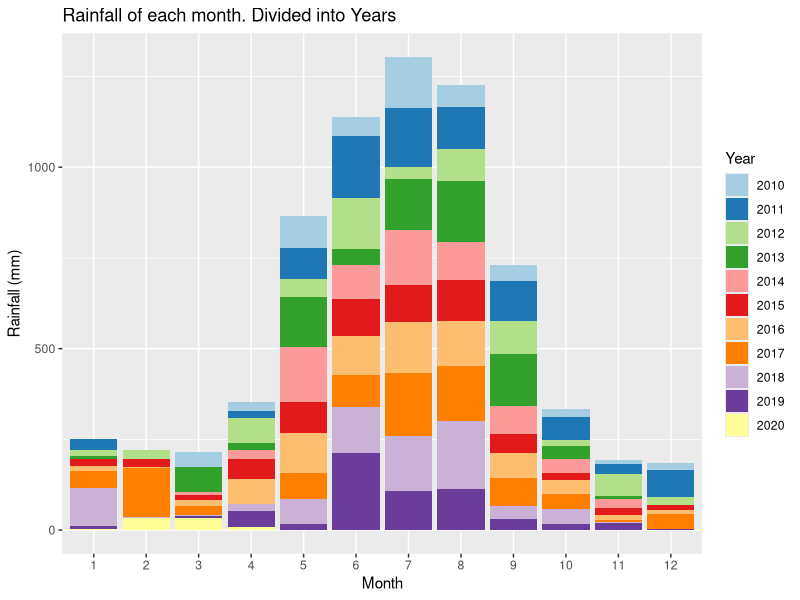
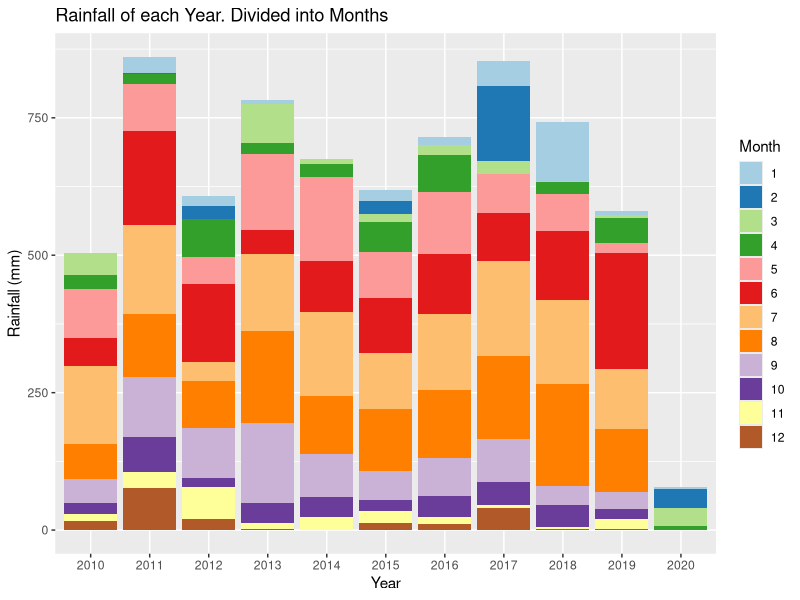
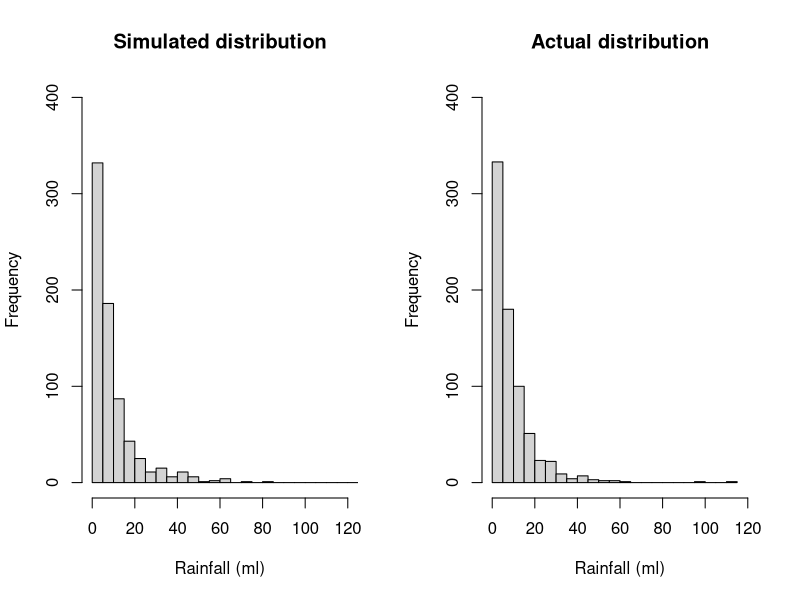
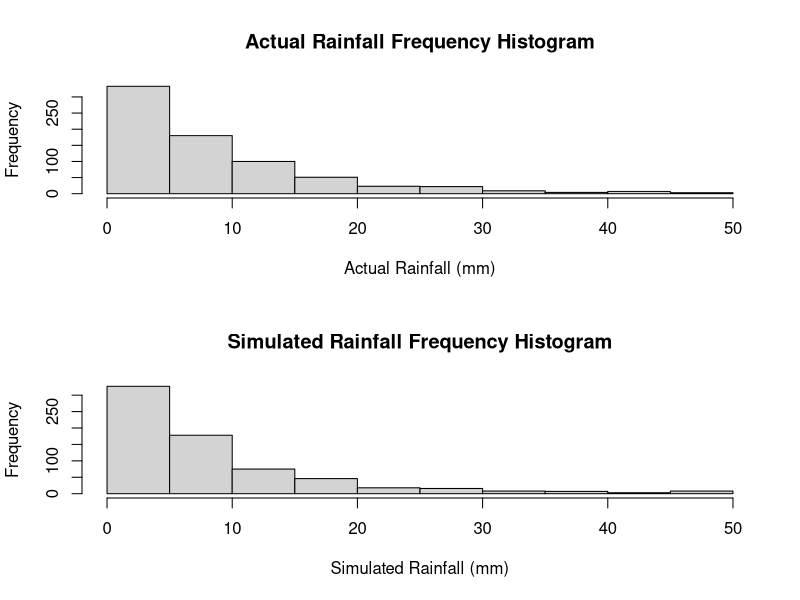
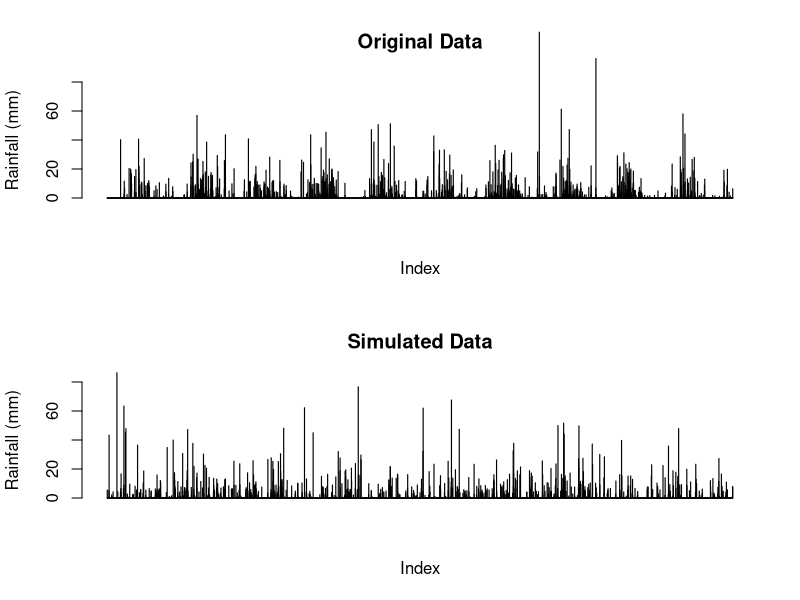
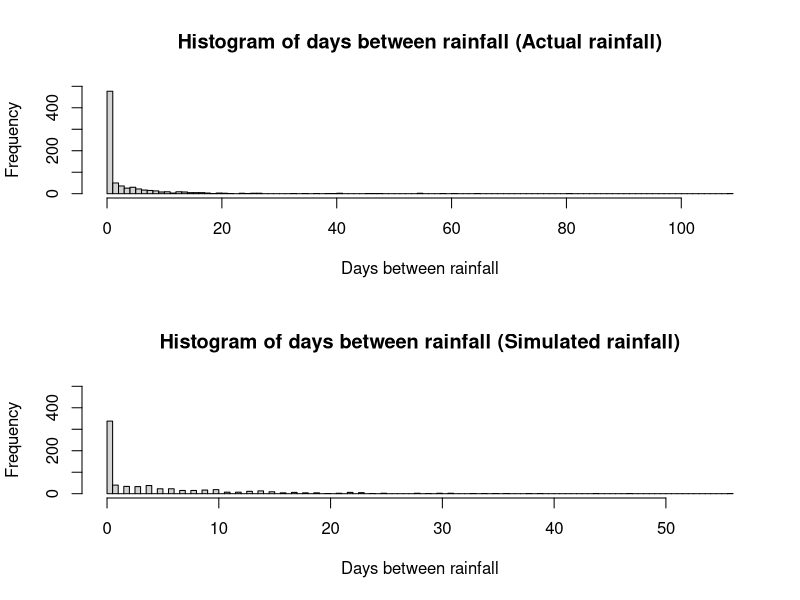
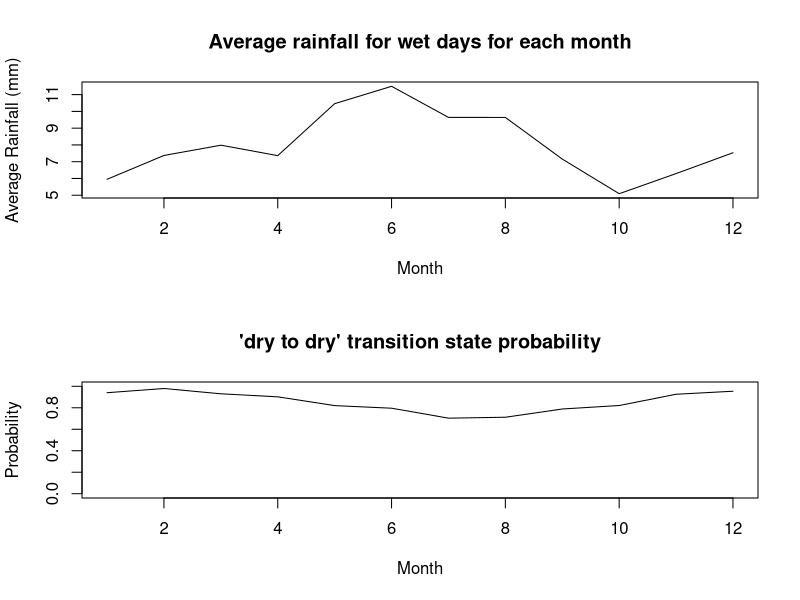
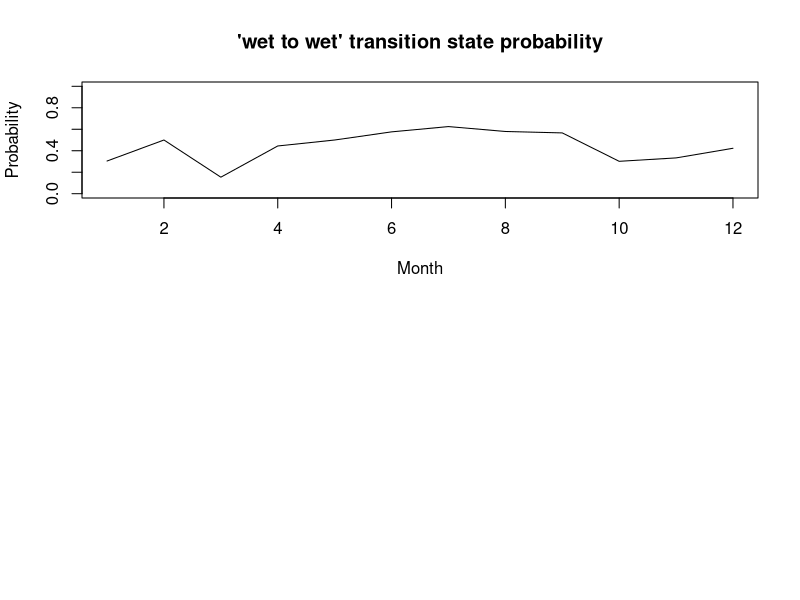

Write R code to recreate these figures, in order.
## ---- chunk 1
knitr::opts_chunk$set(echo = TRUE)
## ---- chunk 2
# Reading in the data from the csv file
data <-  read.csv("IDCJAC0009_009225_1800_Data.csv")
weather_data <- data
weather_data <- weather_data[which(is.na(weather_data$Rainfall.amount..millimetres.) == FALSE),] # excluding rows with no rainfall record made 
## ---- chunk 3
weather_data$date <- do.call(paste, c(weather_data[c("Day", "Month", "Year")], sep = "-")) # creating a column that contains the date for easy indentification
## ---- chunk 4
# function to categorise day as either 'wet' or 'dry' for the Markov chain functions
state <- function(x){
  stateList <- c()
  for(ii in 1:length(x)){
    if(x[ii] < 1){
      stateList <- c(stateList, "dry")
    }
    if(x[ii] >= 1){
      stateList <- c(stateList, "wet")
    }
  }
  return(stateList)
}
weather_data$state <- state(weather_data$Rainfall.amount..millimetres.)
## ---- chunk 5
head(weather_data[,c('Rainfall.amount..millimetres.','state')], 10)
## ---- chunk 6
# function establishing Markov Chain transition state. Establishing the relationship between the rainfall of a given day and the day before it.
transitionState <- function(x){
  transitionStateList <- c('') #can't find transition state of first observation
  for(i in 2:length(x)){
    if(x[i] == "dry"){
      if (x[i-1] == "dry"){
        transitionStateList <- c(transitionStateList, "DryToDry")
      }
      else {
        transitionStateList <- c(transitionStateList, "WetToDry")
      }
    }
    if(x[i] == "wet"){
      if (x[i-1] == "dry"){
        transitionStateList <- c(transitionStateList, "DryToWet")
      }
      else {
        transitionStateList <- c(transitionStateList, "WetToWet")
      }
    }
  }
  return(transitionStateList)
}
weather_data$transitionState <- transitionState(weather_data$state)
## ---- chunk 7
head(weather_data[,c('Rainfall.amount..millimetres.','state', 'transitionState')], 10)
## ---- chunk 8
train_data <- subset(weather_data, Year >= 2010) # only look at the most recent, relevant data.
library(ggplot2)
library(RColorBrewer)

# explorative plots investigating the distribution of rainfall across months and years

# Plotting the rainfall data (grouped by years and months)
# Distribution of rainfall by month (segmented by year)
ggplot(train_data, aes(x = factor(Month), y = Rainfall.amount..millimetres., fill = factor(Year))) + 
  geom_bar(stat = "identity") + 
  scale_fill_brewer(palette = "Paired") + 
  xlab("Month")+
  ylab("Rainfall (mm)")+
  labs(fill = "Year")+
  ggtitle("Rainfall of each month. Divided into Years")
# There does appear to be a rough distribution of rainfall by month. Most years May, June, July, August, and September (month 5-9) have the most rain. There are outliers

ggplot(train_data, aes(x = factor(Year), y = Rainfall.amount..millimetres., fill = factor(Month))) + 
  geom_bar(stat = "identity") + 
  scale_fill_brewer(palette = "Paired") + 
  xlab("Year")+
  ylab("Rainfall (mm)")+
  labs(fill = "Month")+
  ggtitle("Rainfall of each Year. Divided into Months")
# There does not appear to be any obvious pattern in the rainfall across the 10 years (note. 2020 only contains 4 months of data, hence the low rainfall). The average looks to be around 650-700 mm. 
## ---- chunk 9
table(train_data$Month, train_data$Year, dnn = c("Month", "Year")) # only four months of data in 2020
## ---- chunk 10
#Calculating transition state probabilities, in general (no respect to month or season)
weatherTable <- table(train_data$transitionState)
weatherTable

probWetToWet = weatherTable['WetToWet'] / (weatherTable['WetToWet'] + weatherTable['WetToDry'])
probWetToWet

probDryToDry = weatherTable['DryToDry'] / (weatherTable['DryToDry'] + weatherTable['DryToWet'])
probDryToDry
## ---- chunk 11
#Basic generator (No seasonal variation)

#calculated above
generateRainfallBasic <- function(genLength){
  currentState = "dry" # Years start with very little rain, so more likely to start dry
  rainAmountList <- c()
  for (i3 in 1:genLength){
    if (currentState == "dry"){
      if (runif(1) < probDryToDry){
        currentState = "dry"
      }
      else{
        currentState = "wet"
      }
    }
    else if (currentState == "wet"){
      if (runif(1) < probWetToWet){
        currentState = "wet"
      }
      else{
        currentState = "dry"
      }
    }
    #generating amount of rainfall if state is wet, else 0
    if (currentState == "wet"){
      rainAmount <- 5.66*exp(rnorm(1))
      rainAmountList <- c(rainAmountList, rainAmount)
    }
    else{
      rainAmountList <- c(rainAmountList, 0)
    }
  }
  return(rainAmountList)
}
## ---- chunk 12
#comparing log-normal against actual data, veeerryyyy close fit, will use log-normal for rainfall sim
par(mfrow=c(1,2))
p1 <- 5.66*exp(rnorm(732))
hist(p1, breaks = 30, xlim = c(0,120), ylim = c(0,400), main = "Simulated distribution", xlab = "Rainfall (ml)")

p2 <- train_data$Rainfall.amount..millimetres.[train_data$Rainfall.amount..millimetres.>1]
hist(p2, breaks = 30, xlim = c(0,120), ylim = c(0,400), main = "Actual distribution", xlab = "Rainfall (ml)")

mean(p1)
mean(p2)
## ---- chunk 13
#Basic generator tests
testRainfall = generateRainfallBasic(3761)

par(mfrow=c(2,1))
hist(train_data$Rainfall.amount..millimetres.[train_data$Rainfall.amount..millimetres.>1 & train_data$Rainfall.amount..millimetres.<50], xlab = "Actual Rainfall (mm)", main = "Actual Rainfall Frequency Histogram")
hist(testRainfall[testRainfall > 1 & testRainfall <50], xlab = "Simulated Rainfall (mm)", main = "Simulated Rainfall Frequency Histogram")

par(mfrow=c(2,1))
barplot(train_data$Rainfall.amount..millimetres., ylim = c(0,80), main = "Original Data", ylab = "Rainfall (mm)", xlab = "Index")
barplot(testRainfall, ylim = c(0,80), main = "Simulated Data", ylab = "Rainfall (mm)", xlab = "Index")
## ---- chunk 14
daysBetweenRain <- function(input){
  returnList <- c()
  currentLength <- 0
  for (i in input){
    if (i<1){
      currentLength <- currentLength + 1
    }
    else{
      returnList <- c(returnList, currentLength)
      currentLength <- 0
    }
  }
  return(returnList)
  }
## ---- chunk 15
hist(daysBetweenRain(train_data$Rainfall.amount..millimetres.)[train_data$Rainfall.amount..millimetres.>-1], main = "Histogram of days between rainfall (Actual rainfall)", breaks = 100, xlab = "Days between rainfall", ylim = c(0,500))
hist(daysBetweenRain(testRainfall)[daysBetweenRain(testRainfall)>-1], main = "Histogram of days between rainfall (Simulated rainfall)", breaks = 100, xlab = "Days between rainfall", ylim = c(0,500))
## ---- chunk 16
#Calculates the transition probabilities for each montht
trainGenerator <- function(input_data){
  transitonStatesMonthsFrame <- data.frame(list(rep(0, 12), list(rep(0, 12), list(rep(0,    12), list(rep(0, 12)))))) #Initialises 12x4 frame filled with zeroes (4 columns for each transition state, 12 rows for each month)
  names(transitonStatesMonthsFrame) <- c('DryToDry', 'DryToWet', 'WetToDry', 'WetToWet')

  #Makes the dataframe with the count of each transition state with each month
  for (i4 in 1:dim(input_data)[1]){
    tempTransitionState <- input_data[i4, 'transitionState']
    tempMonth <- input_data[i4, 'Month'] 
    transitonStatesMonthsFrame[tempMonth, tempTransitionState] <- transitonStatesMonthsFrame[tempMonth, tempTransitionState]+1 # increase count of tempTransitionState for month tempMonth by 1
  }

  #Calculates the transition state probabilities for each month in the data frame 
  probTransitonStatesMonthsFrame <- transitonStatesMonthsFrame
  for (i in 1:dim(transitonStatesMonthsFrame)[1]){

  if((transitonStatesMonthsFrame[i, 'DryToDry'] + transitonStatesMonthsFrame[i, 'DryToWet']) != 0){
    probTransitonStatesMonthsFrame[i, 'DryToDry'] <- transitonStatesMonthsFrame[i, 'DryToDry'] / (transitonStatesMonthsFrame[i, 'DryToDry'] + transitonStatesMonthsFrame[i, 'DryToWet'])
    probTransitonStatesMonthsFrame[i, 'DryToWet'] <- transitonStatesMonthsFrame[i, 'DryToWet'] / (transitonStatesMonthsFrame[i, 'DryToDry'] + transitonStatesMonthsFrame[i, 'DryToWet'])
  } else { # probability will be NaN for both (as will be dividing by 0), so set to 0 
      probTransitonStatesMonthsFrame[i, 'DryToDry'] <- 0
      probTransitonStatesMonthsFrame[i, 'DryToWet'] <- 0
  }

  if((transitonStatesMonthsFrame[i, 'WetToDry'] + transitonStatesMonthsFrame[i, 'WetToWet']) != 0){
    probTransitonStatesMonthsFrame[i, 'WetToDry'] <- transitonStatesMonthsFrame[i, 'WetToDry'] / (transitonStatesMonthsFrame[i, 'WetToDry'] + transitonStatesMonthsFrame[i, 'WetToWet'])
    probTransitonStatesMonthsFrame[i, 'WetToWet'] <- transitonStatesMonthsFrame[i, 'WetToWet'] / (transitonStatesMonthsFrame[i, 'WetToDry'] + transitonStatesMonthsFrame[i, 'WetToWet'])
  } else { # probability will be NaN for both (as will be dividing by 0), so set to 0 
    probTransitonStatesMonthsFrame[i, 'WetToDry'] <- 0
    probTransitonStatesMonthsFrame[i, 'WetToWet'] <- 0
  }

    # this data frame 'probTransitionStatesMonthsFrame' will be called directly in the generator, so must be called as such when exported
  }
  return(probTransitonStatesMonthsFrame)
}
## ---- chunk 17
probTransitonStatesMonthsFrame <- trainGenerator(train_data)
head(probTransitonStatesMonthsFrame, 10)
## ---- chunk 18
#testing average rainfall when its rains in each month, and for wettowet vs drytowet transitions.
test_w2w <- train_data$Rainfall.amount..millimetres.[train_data$transitionState == "WetToWet"]
test_d2w <- train_data$Rainfall.amount..millimetres.[train_data$transitionState == "DryToWet"]
mean(test_w2w)
mean(test_d2w)
wilcox.test(test_d2w, test_w2w)
#since resulting wilcox test p-value is 0.85, we conclude that theres no difference in rainfall depending on the transition state, and do not need to include it in our model.

test_rainfallPerMonth <- train_data[train_data$state == "wet",c(4,6)]
kruskal.test(Rainfall.amount..millimetres. ~ Month, data = test_rainfallPerMonth)
#p-val = 0.00016, therefore difference between average rainfall for each month

## ---- chunk 19
#calculating the mean rainfall when it rains for each month, to change how much it rains according to the generator later on. Limited to less than 70 mls as the dataset is not large enough for large rainfall amounts (such as 114ml in feburary) to not throw the mean off.
rainMonthDataCalc <- function(input_data){
  rainMonthData <- c()
  for (i in 1:12){
    temp <- input_data$Rainfall.amount..millimetres.[input_data$state == "wet" & input_data$Month == i & input_data$Rainfall.amount..millimetres. < 70]
    if(length(temp) == 0){ # if no wet days in month, will be empty vector of numeric(0)
      temp <- c(0)
    }
    rainMonthData <- c(rainMonthData, list(temp))
    rm(temp)
  }

  rainfallAvgMonth <- sapply(rainMonthData, mean)
  return(rainfallAvgMonth)
}

## ---- chunk 20
rainfallAvgMonth <- rainMonthDataCalc(train_data)
plot(c(1:12), rainfallAvgMonth, type = "l", xlab = "Month", ylab = "Average Rainfall (mm)", main = "Average rainfall for wet days for each month")
## ---- chunk 21
#How the transition state probabilities vary for each month
plot(probTransitonStatesMonthsFrame$DryToDry, ylim = c(0,1), xlab = "Month", main = "'dry to dry' transition state probability", type = 'l', ylab = "Probability")
plot(probTransitonStatesMonthsFrame$WetToWet, ylim = c(0,1), xlab = "Month", main = "'wet to wet' transition state probability", type = 'l', ylab = "Probability")
## ---- chunk 22
#Weather generator accounting  for seasonal variation of transition states or something i hope
#This is just a regular version of basic generator it's mostly the same in fact if i forget to even do this it is the same

generateRainfallSeasonal <- function(input){
  # input must be weather_data or a subset of weather_data
  currentState = "dry" #can make this into a random choice later
  rainAmountList <- c()
  for (i5 in 1:dim(input)[1]){
    if (currentState == "dry"){
      if (runif(1) < probTransitonStatesMonthsFrame[input[i5, 'Month'], 'DryToDry']){ #now inputs depending on the month of input
        currentState = "dry"
      }
      else{
        currentState = "wet"
      }
    }
    else if (currentState == "wet"){
      if (runif(1) < probTransitonStatesMonthsFrame[input[i5, 'Month'], 'WetToWet']){
        currentState = "wet"
      }
      else{
        currentState = "dry"
      }
    }                                   
    #generating amount of rainfall if state is wet, else 0
    if (currentState == "wet"){
      #rainAmount <- 5.66*exp(rnorm(1)) #now log-normal dist, 5 used because is close to mean of weather_data's / the mean of what exp(rnorm(1)) is by default /// Old Version 
      rainAmount <- rainfallAvgMonth[input[i5, 'Month']]*exp(rnorm(1))/1.648 
      #average of exp(rnorm(1)) is ~1.648, so we divide by that so the average of each month will just be the actual average calculated from rainfallAvgMonth.
      rainAmountList <- c(rainAmountList, rainAmount)
    }
    else{
      rainAmountList <- c(rainAmountList, 0)
    }
  }
  return(rainAmountList)
}
## ---- chunk 23
#testing code for seasonal generator
inputSeasonalRainfall <- dplyr::select(train_data, 'Year', 'Month', 'Day') #using existing train data's dates to input to function, instead of putting in just how many to generate
testSeasonalRainfall = generateRainfallSeasonal(inputSeasonalRainfall)
## ---- chunk 24
plot_seasonal_data <- function(training_data_input,seasoned_data_rainfall, title){
  par(mfrow=c(2,1))
  barplot(training_data_input$Rainfall.amount..millimetres., ylim = c(0,80), main = c("Original Data", title), ylab = "Rainfall (mm)", xlab = "Index")
  barplot(seasoned_data_rainfall, ylim = c(0,80), main = c("Simulated Seasonal Data", title), ylab = "Rainfall (mm)", xlab = "Index")
}
plot_seasonal_data(train_data,testSeasonalRainfall, "(Perth)")
## ---- chunk 25
hist(daysBetweenRain(train_data$Rainfall.amount..millimetres.)[train_data$Rainfall.amount..millimetres.>-1], main = "Histogram of days between rainfall (Actual rainfall)", breaks = 100, xlab = "Days between rainfall", ylim = c(0,500))
hist(daysBetweenRain(testSeasonalRainfall)[daysBetweenRain(testSeasonalRainfall)>-1], main = "Histogram of days between rainfall (Simulated rainfall)", breaks = 100, xlab = "Days between rainfall", ylim = c(0,500))
## ---- chunk 26
wilcox.test(daysBetweenRain(testSeasonalRainfall), daysBetweenRain(train_data$Rainfall.amount..millimetres.))
mean(daysBetweenRain(testSeasonalRainfall)); mean(daysBetweenRain(train_data$Rainfall.amount..millimetres.))
sd(daysBetweenRain(testSeasonalRainfall)); sd(daysBetweenRain(train_data$Rainfall.amount..millimetres.))
## ---- chunk 27
#comparing log-normal against actual data, veeerryyyy close fit, will use log-normal for rainfall sim
p1 <- 5.66*exp(rnorm(732))
p1 <- p1[p1>1]
hist(p1, breaks = 30, xlim = c(0,120), ylim = c(0,400), main = "Simulated distribution")

p2 <- train_data$Rainfall.amount..millimetres.[train_data$Rainfall.amount..millimetres.>1]
hist(p2, breaks = 30, xlim = c(0,120), ylim = c(0,400), main = "actual distribution")
## ---- chunk 28
set.seed(100345)
sampID <- sample.int(nrow(train_data), size = 0.8*nrow(train_data), replace = FALSE)
train_data <- train_data[sampID,] # 80% of data for training
test_data <- train_data[-sampID,] # 20% for testing
## ---- chunk 29
probTransitonStatesMonthsFrame <- trainGenerator(train_data) # retraining seasonal generator probTransitionStatesMonthsFrame with new training data (now only 80% of the original train_data)
rainfallAvgMonth <- rainMonthDataCalc(train_data) # calucating the new average rainfall for each month
## ---- chunk 30
#generates a simulation with the same number of observations as test_data (20% of the total data)
testSeasonalRainfall20 = generateRainfallSeasonal(test_data) 
## ---- chunk 31
par(mfrow = c(2, 1))
barplot(testSeasonalRainfall20, ylab = "Rainfall (mm)", xlab = "index", main = "Simulated data")
barplot(test_data$Rainfall.amount..millimetres., ylab = "Rainfall (mm)", xlab  = "index", main = "Actual data")
## ---- chunk 32
# Wilcoxon signed rank test
WT <- wilcox.test(testSeasonalRainfall20, test_data$Rainfall.amount..millimetres., paired=T)
print("Wilcoxon rank sum p-value")
WT$p.value
# paired student t test
TT <- t.test(testSeasonalRainfall20, test_data$Rainfall.amount..millimetres., paired=T)
print("t-test p-value")
TT$p.value
## ---- chunk 33
train_data <- subset(weather_data, Year >= 2010)
train10_data <- subset(weather_data, Year >= 2009 & Year < 2019)
data_2019 <- subset(weather_data, Year == 2019)
## ---- chunk 34
probTransitonStatesMonthsFrame <- trainGenerator(train10_data)
rainfallAvgMonth <- rainMonthDataCalc(train10_data) # retraining seasonal generator probTransitionStatesMonthsFrame with train10_data
set.seed(10356)
monthList <- subset(weather_data, Year == 2019) # a year that isn't a leap year to get the month list, as generation algorithm only requires months
monthList <- monthList['Month']
testSeasonalRainfall10 <- generateRainfallSeasonal(monthList)
## ---- chunk 35
#compare generated year against 2019
par(mfrow = c(2,1))
barplot(data_2019$Rainfall.amount..millimetres., xlab = "Index", ylab = "Rainfall (mm)", main = "Actual 2019 Rainfall (Perth)")
barplot(testSeasonalRainfall10, xlab = "Index", ylab = "Rainfall (mm)", main = "Simulated Rainfall (Perth)")
## ---- chunk 36
# check other years for comparison
par(mfrow = c(3,2))
barplot(testSeasonalRainfall10, xlab = "Index", ylab = "Rainfall (mm)", main = "Simulated Rainfall")
year <- subset(weather_data, Year == 2015)
barplot(year$Rainfall.amount..millimetres., xlab = "Index", ylab = "Rainfall (mm)", main = "2015 Rainfall")
year <- subset(weather_data, Year == 2008)
barplot(year$Rainfall.amount..millimetres., xlab = "Index", ylab = "Rainfall (mm)", main = "2008 Rainfall")
year <- subset(weather_data, Year == 2015)
barplot(year$Rainfall.amount..millimetres., xlab = "Index", ylab = "Rainfall (mm)", main = "2017 Rainfall")
year <- subset(weather_data, Year == 2007)
barplot(year$Rainfall.amount..millimetres., xlab = "Index", ylab = "Rainfall (mm)", main = "2007 Rainfall")
year <- subset(weather_data, Year == 2013)
barplot(year$Rainfall.amount..millimetres., xlab = "Index", ylab = "Rainfall (mm)", main = "2013 Rainfall")
rm(year)
## ---- chunk 37
# Creates a graph of difference in rainfall for years, weeks, months, years to see if there are any potential patterns.
# Creates a list of the weekly rainfall
RainfallWeekly <- data.frame("Rainfall (mm)", "Week")
colnames(RainfallWeekly) <- c("Rainfall (mm)", "Week")
RainfallWeekly$`Rainfall (mm)` <- as.numeric(RainfallWeekly$`Rainfall (mm)`)
RainfallWeekly$Week <- as.numeric(RainfallWeekly$Week)
week = 1
weekRain = 0
for(ii in c(1: nrow(weather_data))){
  weekRain = weekRain + weather_data[ii, 6] # rainfall amount for that row
  
  if(ii%%7 == 0){ # every 7th row
    RainfallWeekly[(ii/7), 1] <- weekRain # 1 row of RainfallWeekly created every 7 rows (1 weeks) - inserting rainfall total for that week
    RainfallWeekly[(ii/7), 2] <- week
    week = week + 1
    weekRain = 0 # clear total rainfall to prepare for next week
  }
}
## ---- chunk 38
RainfallWeeklyDiff <- data.frame(c(1:(nrow(RainfallWeekly)-1)), c(1:(nrow(RainfallWeekly)-1))) # data frame with two columns, one less row than RainfallWeekly
colnames(RainfallWeeklyDiff) <- c("Rainfall diff (mm)", "Week")
RainfallWeeklyDiff$`Rainfall diff (mm)` <- diff(RainfallWeekly$`Rainfall (mm)`) # change in weeks
## ---- chunk 39
# plot first 700 weeks first against the difference in rainfall, and then the rainfall per week
par(mfrow = c(4,1))
plot(RainfallWeeklyDiff[c(1:350), 2], RainfallWeeklyDiff[c(1:350), 1], xlab = "week", ylab = "change in rainfall (mm)", cex = 2, type = "b", main = "Difference in rainfall (mm) by week")
plot(RainfallWeekly[c(1:350), 2], RainfallWeekly[c(1:350), 1], xlab = "week", ylab = "rainfall (mm)", type = "l", main = "Rainfall (mm) by week")
plot(RainfallWeeklyDiff[c(351:700), 2], RainfallWeeklyDiff[c(351:700), 1], xlab = "week", ylab = "change in rainfall (mm)", cex = 2, type = "b", main = "Difference in rainfall (mm) by week")
plot(RainfallWeekly[c(351:700), 2], RainfallWeekly[c(351:700), 1], xlab = "week", ylab = "rainfall (mm)", type = "l", main = "Rainfall (mm) by week")
## ---- chunk 40
rainSort_2019 <- data_2019$Rainfall.amount..millimetres.
# qqplot before removing 'dry' days
par(mfrow=c(1,2))
qqnorm(rainSort_2019, pch = 1, frame = F, main = "Normal Q-Q Plot of Rainfall 2019 (including dry days)")
qqline(rainSort_2019, col = "red", lwd = 2)
rainSort_2019 <- rainSort_2019[which(rainSort_2019 != 0)]
# qqplot after removing 'dry' days
qqnorm(rainSort_2019, pch = 1, frame = F, main = "Normal Q-Q Plot of Rainfall 2019 (excluding dry days)")
qqline(rainSort_2019, col = "red", lwd = 2)

# data is not normally distributed
rm(rainSort_2019)
## ---- chunk 41
# Function that returns the sum of ranks of difference (w+ and w-) that are part of the Wilcoxon signed rank calculations
returnRanks <- function(simulated, actual){
  diffs <- (simulated - actual)
  diffs <- diffs[diffs != 0]
  posDifs <- which(diffs > 0)
  negDiffs <- which(diffs < 0)
  rank <- rank(abs(diffs))
  rankPosDiff <- sum(rank[posDifs])
  rankNegDiff <- sum(rank[negDiffs]) 
  return(c(rankPosDiff, rankNegDiff))
}

## ---- chunk 42
wilcox <- function(seed, year){
  set.seed(seed)
  rainYear <- subset(weather_data, Year == year) # a year that isn't a leap year to get the month list, as generation algorithm only requires months
  monthList <- rainYear['Month']
  simRainfall <- generateRainfallSeasonal(monthList)

  # test of testSeasonalRainfall10 against 2019 rainfall (testSeasonalRainfall10 was simulation of 2019 rainfall)
  print(wilcox.test(rainYear$Rainfall.amount..millimetres., simRainfall, paired = T, alternative = "t", conf.int = T, conf.level = 0.95))
  WP <- wilcox.test(rainYear$Rainfall.amount..millimetres., simRainfall, paired = T, alternative = "t", conf.int = T, conf.level = 0.95)
  cat("P-value is",WP$p.value,"\n")

  # manual calculation of Wilcoxon signed rank values 

  sumRanks <- returnRanks(simRainfall, rainYear$Rainfall.amount..millimetres.)
  cat(sumRanks[1], "is the sum of the ranks of the positive differences","\n")
  cat(sumRanks[2], "is the sum of the ranks of the negative differences","\n")

}
wilcox(404567, 2019)
## ---- chunk 43
wilcox(12345, 2019)
wilcox(347876, 2019)
wilcox(3456789, 2019)
## ---- chunk 44
# looking at the four total simulations created, there is generally no significant different between the simulated rainfall and the actual rainfall. 
# However looking at rankPosDiff and rankNegDiff calculated for each (the sum of the ranks of the positive and negative differences between the simulated and actual data respectively), the simulated rainfall was consistently larger than the actual data 
# The reason for this is likely because 2019 had a very small amount of rainfall compared to the rest of the years.
require(ggplot2)
ggplot(train_data, aes(x = factor(Year), y = Rainfall.amount..millimetres.)) +
  geom_bar(stat = "identity") + 
  xlab("Year") + 
  ylab("Rainfall (mm)") +
  ggtitle("Rainfall (mm) by year")

rain2019 <- subset(weather_data, Year == 2019)
simRainfall2019 <- generateRainfallSeasonal(rain2019)

cat(sum(train10_data$Rainfall.amount..millimetres.)/10, "is the average total rainfall per year for 2009 to 2018 \n") #/10 to get average of 10 years of rain data
cat(sum(rain2019$Rainfall.amount..millimetres.), "is the total rainfall of 2019 \n")

## ---- chunk 45
# looking at 2013 data (which had a larger than average amount of rain)
wilcox(654321, 2011) # wilcoxon test on 2013
set.seed(654321)
rain2011 <- subset(weather_data, Year == 2011) # A year that isn't a leap year to get the month list, as generation algorithm only requires months
simRainfall2011 <- generateRainfallSeasonal(rain2011)
par(mfrow = c(2,1))
barplot(simRainfall2011, xlab = "Index", ylab = "Rainfall (mm)", main = "Simulated Rainfall")
barplot(rain2011$Rainfall.amount..millimetres., xlab = "Index", ylab = "Rainfall (mm)", main = "2011 Rainfall")
rm(rain2011)
rm(simRainfall2011)

## ---- chunk 46
wilcox(25644, 2011) 
wilcox(6872, 2011)
## ---- chunk 47
probTransitonStatesMonthsFrame <- trainGenerator(train10_data)
rainfallAvgMonth <- rainMonthDataCalc(train10_data) # ensure generator is traind on train10_data

simSum = 0
trials <- 100
for(i in c(1:trials)){
   set.seed(i) 
  simulation <- generateRainfallSeasonal(train10_data) # generate simulation same length as train10_data
  simSum = simSum + sum(simulation)/10 # get average rainfall per year over simulated 10 years
}
meanSumSim <- simSum/trials # average rainfall per year from 'trial' number of simulations
meanSumActual <- sum(train10_data$Rainfall.amount..millimetres.)/10 # actual average rainfall per year
cat(meanSumSim, "is the simulated average rainfall per year \n")
cat(meanSumActual, "is the actual average rainfall per year \n")
## ---- chunk 48
rain2011 <- subset(train_data, Year == 2018)
probTransitonStatesMonthsFrame <- trainGenerator(rain2011)
rainfallAvgMonth <- rainMonthDataCalc(rain2011) # ensure generator is traind on train10_data

simTot <- rep(0, length(rain2011))
simSum <- 0
trials <- 100
for(i in c(1:trials)){
  set.seed(i) 
  simulation <- generateRainfallSeasonal(rain2011) # generate simulation same length as train10_data
  simTot = simTot + simulation # get average rainfall per year over simulated 10 years
  simSum = simSum + sum(simulation)
}
SumSim <- simTot/trials # average rainfall per year from 'trial' number of simulations
meanSumSim <- simSum/trials
meanSumActual <- sum(rain2011$Rainfall.amount..millimetres.) # actual average rainfall per year
cat("\n", meanSumSim, "is the simulated rainfall \n")
cat("", meanSumActual, "is the actual rainfall \n")
par(mfrow = c(2,1))
barplot(SumSim, main = "100 Aggregated simulations of 2018 rainfall(mm)", xlab = "Index", ylab = "Rainfall (mm)")
barplot(rain2011$Rainfall.amount..millimetres., main = "Actuall 2018 rainfall(mm)", xlab = "Index", ylab = "Rainfall (mm)")
## ---- chunk 49
month <- 8
year <- 2018
mean(train_data$Rainfall.amount..millimetres.[train_data$Month==month & train_data$Year == year & train_data$Rainfall.amount..millimetres. > 1])
rainfallAvgMonth[month]
## ---- chunk 50
# Reading in the data from the csv file for the Sydney Location
data2 <-  read.csv("IDCJAC0009_066062_1800_Data.csv")
weather_data2 <- subset(data2, Year >= 1993)
weather_data2 <- weather_data2[which(is.na(weather_data2$Rainfall.amount..millimetres.) == FALSE),] #excluding rows with no rainfall record made
weather_data2$date2 <- do.call(paste, c(weather_data2[c("Day", "Month", "Year")], sep = "-")) #creating a column that contains the date for easy indentification
weather_data2$state <- state(weather_data2$Rainfall.amount..millimetres.)
weather_data2$transitionState <- transitionState(weather_data2$state)
train_data2 <- subset(weather_data2, Year >= 2010)
inputSeasonalRainfall2 <- dplyr::select(train_data2, 'Year', 'Month', 'Day')
## ---- chunk 51
train_data2 <- subset(weather_data2, Year >= 2010)
train10_data2 <- subset(weather_data2, Year >= 2009 & Year < 2019)
data_2019_2 <- subset(weather_data2, Year == 2019)

probTransitonStatesMonthsFrame <- trainGenerator(train10_data2)
rainfallAvgMonth <- rainMonthDataCalc(train10_data2)# retraining seasonal generator probTransitionStatesMonthsFrame with train10_data

testSeasonalRainfall2 = generateRainfallSeasonal(inputSeasonalRainfall2)
plot_seasonal_data(train_data2,testSeasonalRainfall2, "(Sydney)")
## ---- chunk 52
set.seed(10584)

monthList_2 <- data_2019_2 # a year that isn't a leap year to get the month list, as generation algorithm only requires months
monthList_2 <- monthList_2['Month']
testSeasonalRainfall10_2 <- generateRainfallSeasonal(monthList_2)
rainYear <- subset(weather_data2, Year == 2019)
print(wilcox.test(rainYear$Rainfall.amount..millimetres., testSeasonalRainfall10_2, paired = T, alternative = "t", conf.int = T, conf.level = 0.95))
WP <- wilcox.test(rainYear$Rainfall.amount..millimetres., testSeasonalRainfall10_2, paired = T, alternative = "t", conf.int = T, conf.level = 0.95)
cat("P-value is",WP$p.value,"\n")
## ---- chunk 53
#Compare Generated year against 2019

par(mfrow = c(2,1))
barplot(testSeasonalRainfall10_2, xlab = "Index", ylab = "Rainfall (mm)", main = "Simulated Rainfall")
barplot(data_2019_2$Rainfall.amount..millimetres., xlab = "Index", ylab = "Rainfall (mm)", main = "2019 Rainfall")
# Conclusion and summary of the findings:

par(mfrow = c(2,2))
barplot(data_2019$Rainfall.amount..millimetres., xlab = "Index", ylab = "Rainfall (mm)", main = "Actual 2019 Rainfall (Perth)")
barplot(data_2019_2$Rainfall.amount..millimetres., xlab = "Index", ylab = "Rainfall (mm)", main = "Actual 2019 Rainfall (Sydney)")
barplot(testSeasonalRainfall10, xlab = "Index", ylab = "Rainfall (mm)", main = "Simulated Rainfall (Perth)")
barplot(testSeasonalRainfall10_2, xlab = "Index", ylab = "Rainfall (mm)", main = "Simulated Rainfall (Sydney)")
